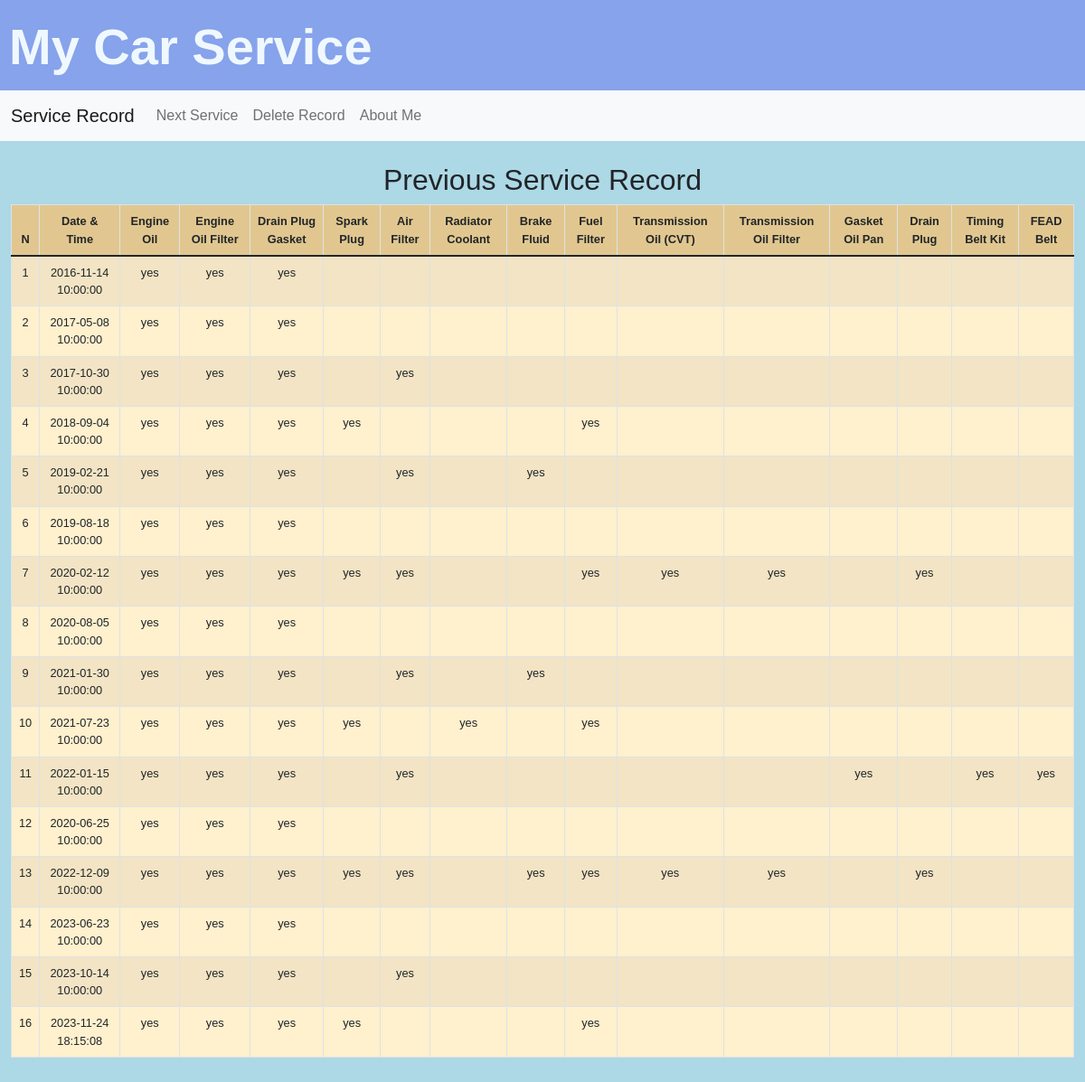
The page / on the database its author committed.
### tables this page shows
CREATE TABLE periodic_service(
    n INTEGER PRIMARY KEY NOT NULL,
    engine_oil INTEGER NOT NULL,
    engine_oil_filter INTEGER NOT NULL,
    drain_plug_gasket INTEGER NOT NULL,
    spark_plug INTEGER NOT NULL,
    air_filter INTEGER NOT NULL,
    radiator_coolant INTEGER NOT NULL,
    brake_fluid INTEGER NOT NULL,
    fuel_filter INTEGER NOT NULL,
    transmission_oil_cvt INTEGER NOT NULL,
    transmission_oil_filter INTEGER NOT NULL,
    gasket_oil_pan INTEGER NOT NULL,
    drain_plug INTEGER NOT NULL,
    timing_belt_kit INTEGER NOT NULL,
    fead_belt INTEGER NOT NULL,
    "timestamp" DATETIME DEFAULT (datetime(CURRENT_TIMESTAMP, 'localtime'))
);

### app.py (the view)
@app.route("/")
def index():
    conn = sqlite3.connect('car.db')
    cursor = conn.cursor()
    cursor.execute("SELECT * FROM periodic_service")
    res = cursor.fetchall();
    conn.close()
    histories = []
    for i in range (len(res)):
        sch =['n','engine_oil','engine_oil_filter','drain_plug_gasket','spark_plug','air_filter','radiator_coolant','brake_fluid','fuel_filter','transmission_oil_cvt','transmission_oil_filter','gasket_oil_pan','drain_plug','timing_belt_kit','fead_belt','datetime']
        mod1 = ["yes" if value == 1
            else value for value in res[i]]
        mod2 = [" " if value == 0
            else value for value in mod1]
        dic = dict(zip(sch,mod2))
        histories.append(dic)
    return render_template("index.html", histories=histories)

### templates/index.html (shortened to what this page needs)
{% extends "layout.html" %}
{% block main %}
<h2>Previous Service Record</h2>
<div class="table-responsive-lg">
  <table class="table table-bordered table-striped">
      <thead>
          <tr class="table-header">
            <th scope="col">N</th>
            <th scope="col">Date & Time</th>
            <th scope="col">Engine Oil</th>
            <th scope="col">Engine Oil Filter</th>
            <th scope="col">Drain Plug Gasket</th>
            <th scope="col">Spark Plug</th>
            <th scope="col">Air Filter</th>
            <th scope="col">Radiator Coolant</th>
            <th scope="col">Brake Fluid</th>
            <th scope="col">Fuel Filter</th>
            <th scope="col">Transmission Oil (CVT)</th>
            <th scope="col">Transmission Oil Filter</th>
            <th scope="col">Gasket Oil Pan</th>
            <th scope="col">Drain Plug</th>
            <th scope="col">Timing Belt Kit</th>
            <th scope="col">FEAD Belt</th>
          </tr>
      </thead>
      <tbody>
        <tr>
          <td>1</td>
          <td>2016-11-14 10:00:00</td>
          <td>yes</td>
          <td>yes</td>
          <td>yes</td>
          <td> </td>
          <td> </td>
          <td> </td>
          <td> </td>
          <td> </td>
          <td> </td>
          <td> </td>
          <td> </td>
          <td> </td>
          <td> </td>
          <td> </td>
        </tr>
          {% for history in histories[1:]:  %}
          <tr>
            <td>{{ history.n }}</td>
            <td>{{ history.datetime }}</td>
            <td>{{ history.engine_oil }}</td>
            <td>{{ history.engine_oil_filter }}</td>
            <td>{{ history.drain_plug_gasket }}</td>
            <td>{{ history.spark_plug }}</td>
            <td>{{ history.air_filter }}</td>
            <td>{{ history.radiator_coolant }}</td>
            <td>{{ history.brake_fluid }}</td>
            <td>{{ history.fuel_filter }}</td>
            <td>{{ history.transmission_oil_cvt }}</td>
            <td>{{ history.transmission_oil_filter }}</td>
            <td>{{ history.gasket_oil_pan }}</td>
            <td>{{ history.drain_plug }}</td>
            <td>{{ history.timing_belt_kit }}</td>
            <td>{{ history.fead_belt }}</td>
          </tr>
          {% endfor %}
      </tbody>
  </table>
</div>
{% endblock %}

### static/style.css (style rules this page uses)
body { background-color: lightblue; font-family: Arial, Helvetica, sans-serif; }
.table { background-color: #FFF0CE; }
.table-header { background-color: #E1C78F; }
@media (max-width: 1200px) { .table { font-size: 0.8rem; } }

### rows shown on the page
periodic_service: n "2", datetime "2017-05-08 10:00:00", engine_oil "yes", engine_oil_filter "yes", drain_plug_gasket "yes"
periodic_service: n "3", datetime "2017-10-30 10:00:00", engine_oil "yes", engine_oil_filter "yes", drain_plug_gasket "yes", air_filter "yes"
periodic_service: n "4", datetime "2018-09-04 10:00:00", engine_oil "yes", engine_oil_filter "yes", drain_plug_gasket "yes", spark_plug "yes", fuel_filter "yes"
periodic_service: n "5", datetime "2019-02-21 10:00:00", engine_oil "yes", engine_oil_filter "yes", drain_plug_gasket "yes", air_filter "yes", brake_fluid "yes"
periodic_service: n "6", datetime "2019-08-18 10:00:00", engine_oil "yes", engine_oil_filter "yes", drain_plug_gasket "yes"
periodic_service: n "7", datetime "2020-02-12 10:00:00", engine_oil "yes", engine_oil_filter "yes", drain_plug_gasket "yes", spark_plug "yes", air_filter "yes", fuel_filter "yes", transmission_oil_cvt "yes", transmission_oil_filter "yes", drain_plug "yes"
periodic_service: n "8", datetime "2020-08-05 10:00:00", engine_oil "yes", engine_oil_filter "yes", drain_plug_gasket "yes"
periodic_service: n "9", datetime "2021-01-30 10:00:00", engine_oil "yes", engine_oil_filter "yes", drain_plug_gasket "yes", air_filter "yes", brake_fluid "yes"
periodic_service: n "10", datetime "2021-07-23 10:00:00", engine_oil "yes", engine_oil_filter "yes", drain_plug_gasket "yes", spark_plug "yes", radiator_coolant "yes", fuel_filter "yes"
periodic_service: n "11", datetime "2022-01-15 10:00:00", engine_oil "yes", engine_oil_filter "yes", drain_plug_gasket "yes", air_filter "yes", gasket_oil_pan "yes", timing_belt_kit "yes", fead_belt "yes"
periodic_service: n "12", datetime "2020-06-25 10:00:00", engine_oil "yes", engine_oil_filter "yes", drain_plug_gasket "yes"
periodic_service: n "13", datetime "2022-12-09 10:00:00", engine_oil "yes", engine_oil_filter "yes", drain_plug_gasket "yes", spark_plug "yes", air_filter "yes", brake_fluid "yes", fuel_filter "yes", transmission_oil_cvt "yes", transmission_oil_filter "yes", drain_plug "yes"
periodic_service: n "14", datetime "2023-06-23 10:00:00", engine_oil "yes", engine_oil_filter "yes", drain_plug_gasket "yes"
periodic_service: n "15", datetime "2023-10-14 10:00:00", engine_oil "yes", engine_oil_filter "yes", drain_plug_gasket "yes", air_filter "yes"
periodic_service: n "16", datetime "2023-11-24 18:15:08", engine_oil "yes", engine_oil_filter "yes", drain_plug_gasket "yes", spark_plug "yes", fuel_filter "yes"
